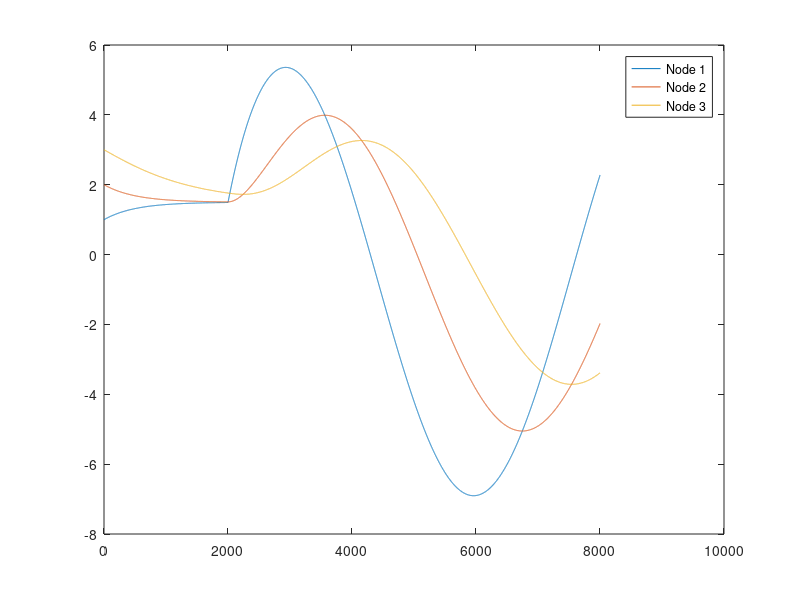

The MATLAB source for this figure:
clc,clear all;close all;

N=8000; %Total number of Iterations
dt=0.001;%Step Length

a=10;  %Amplitude of attack signal
s=1;
k=300;

x1(1)=1;
x2(1)=2;
x3(1)=3;

x_act=0;


for i=1:N
    
    if i>=2000 
        x_act=a*sin(i*dt);
    end

%     if i>=6000 
%         x2(i)=x2(i)+s;
%     end
    
    x1(i+1)=x1(i)+dt*((-1)*(x1(i)-x2(i))+x_act);
    x2(i+1)=x2(i)+dt*((-1)*(2*x2(i)-x1(i)-x2(i)));
    x3(i+1)=x3(i)+dt*((-1)*(x3(i)-x2(i)));
    
end

plot(x1);hold on;plot(x2);plot(x3)
legend('Node 1','Node 2','Node 3')

